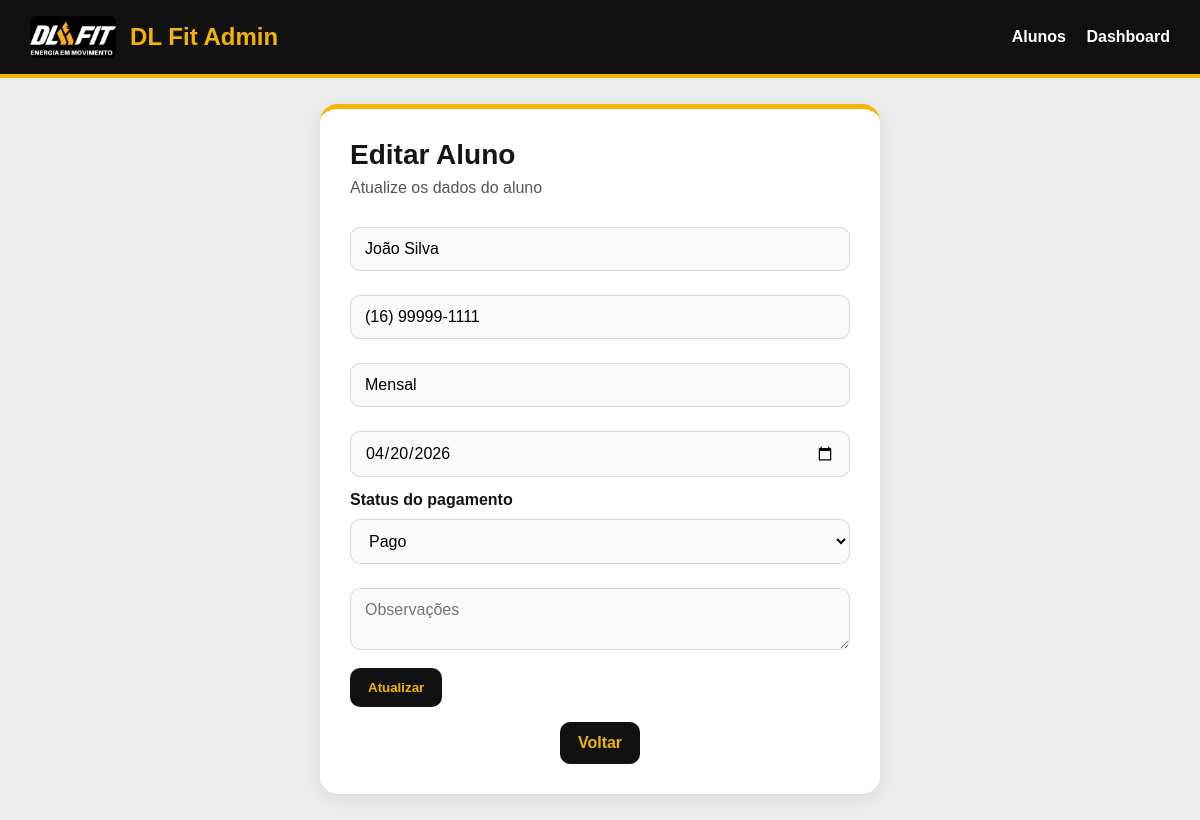
The page /editar_aluno/1 (signed in) on the database its author committed.
### tables this page shows
CREATE TABLE alunos (
            id INTEGER PRIMARY KEY AUTOINCREMENT,
            nome TEXT,
            telefone TEXT,
            plano TEXT,
            vencimento TEXT,
            status_pagamento TEXT,
            observacao TEXT,
            aulas_restantes INTEGER DEFAULT 12,
            usuario TEXT,
            senha TEXT
        );

### app.py (the view, shortened to what this page needs)
@app.route("/editar_aluno/<int:id>", methods=["GET", "POST"])
def editar_aluno(id):
    if "admin_logado" not in session:
        return redirect(url_for("login"))
    conn = conectar()
    aluno = conn.execute("SELECT * FROM alunos WHERE id = ?", (id,)).fetchone()
    conn.close()
    return render_template("editar_aluno.html", aluno=aluno)

### app.py (called while the page is built)
def conectar():
    conn = sqlite3.connect(DB_NAME)
    conn.row_factory = sqlite3.Row
    return conn

### templates/editar_aluno.html (shortened to what this page needs)
<!DOCTYPE html>
<html lang="pt-BR">
<head>
    <link rel="stylesheet" href="{{ url_for('static', filename='style.css') }}">
</head>
<body>
<div class="navbar">
    <div class="navbar-brand">
        <img src="{{ url_for('static', filename='logo-dlfit.jpg') }}" alt="Logo DL Fit">
        <h1>DL Fit Admin</h1>
    </div>
    <div class="navbar-links">
        <a href="{{ url_for('alunos') }}">Alunos</a>
        <a href="{{ url_for('dashboard') }}">Dashboard</a>
    </div>
</div>
<div class="form-box">
    <h1 class="section-title">Editar Aluno</h1>
    <p class="subtitulo">Atualize os dados do aluno</p>
    <form method="POST">
        <input type="text" name="nome" value="{{ aluno.nome }}" required>
        <input type="text" name="telefone" value="{{ aluno.telefone }}" required>
        <input type="text" name="plano" value="{{ aluno.plano }}" required>
        <input type="date" name="vencimento" value="{{ aluno.vencimento }}" required>
        <label>Status do pagamento</label>
        <select name="status_pagamento" required>
            <option value="Pago" {% if aluno.status_pagamento == 'Pago' %}selected{% endif %}>Pago</option>
        </select>
        <textarea name="observacao" placeholder="Observações">{{ aluno.observacao }}</textarea>
        <button type="submit">Atualizar</button>
    </form>
    <div class="footer-actions">
        <a href="{{ url_for('alunos') }}" class="btn-voltar">Voltar</a>
    </div>
</div>
</body>
</html>

### static/style.css (style rules this page uses)
* { margin: 0; padding: 0; box-sizing: border-box; font-family: Arial, Helvetica, sans-serif; }
body { background: #ececec; color: #151515; }
.navbar { background: #111; border-bottom: 4px solid #f4b400; padding: 16px 30px; display: flex; justify-content: space-between; align-items: center; gap: 18px; }
.navbar-brand { display: flex; align-items: center; gap: 14px; }
.navbar-brand img { height: 42px; border-radius: 6px; }
.navbar-brand h1 { color: #f4b400; font-size: 24px; }
.navbar-links a { color: white; text-decoration: none; margin-left: 16px; font-weight: bold; }
.container, .login-box, .form-box, .hero-card { background: white; max-width: 1080px; margin: 26px auto; border-radius: 18px; padding: 30px; box-shadow: 0 4px 16px rgba(0,0,0,.08); border-top: 5px solid #f4b400; }
.login-box, .form-box { max-width: 560px; }
.section-title { font-size: 28px; margin-bottom: 8px; }
.subtitulo { color: #555; margin-bottom: 20px; }
.actions, .footer-actions { display: flex; gap: 12px; flex-wrap: wrap; }
button, .btn, .btn-acao, .btn-voltar { display: inline-block; background: #111; color: #f4b400; padding: 12px 18px; border: none; border-radius: 10px; text-decoration: none; font-weight: bold; cursor: pointer; transition: .2s ease; }
input, select, textarea { width: 100%; padding: 12px 14px; margin-top: 10px; margin-bottom: 14px; border: 1px solid #d8d8d8; border-radius: 10px; background: #fafafa; font-size: 16px; }
label { font-weight: bold; }
.footer-actions { display: flex; gap: 10px; margin-top: 15px; }
.footer-actions a { display: inline-block; }
.footer-actions { display: flex; justify-content: center; gap: 10px; margin-top: 15px; }
.footer-actions { display: flex; gap: 10px; margin-top: 15px; flex-wrap: wrap; }

### rows shown on the page
alunos: nome "João Silva", telefone "(16) 99999-1111", plano "Mensal", vencimento "04/20/2026", status_pagamento "Pago"
